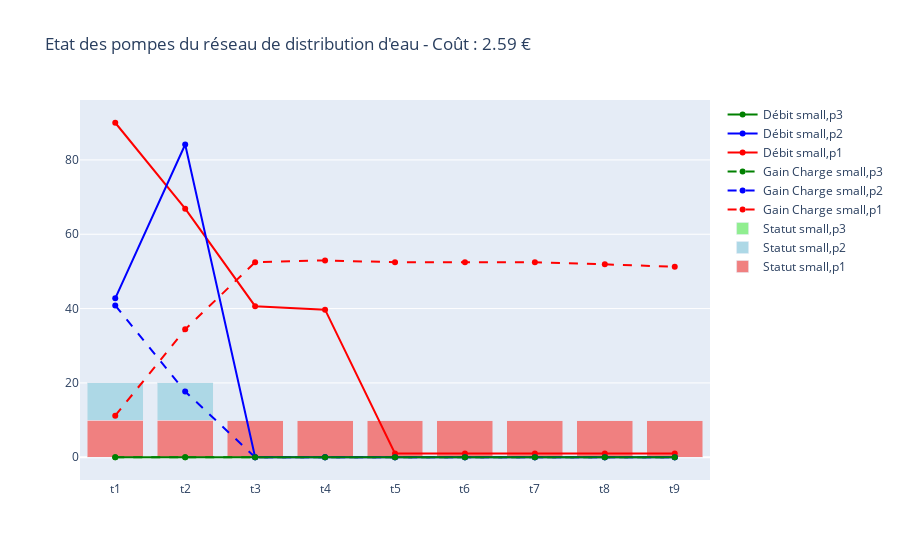

This figure's notebook cell:
### Code cell
color_map   =   {
    'p1'    :   'red',
    'p2'    :   'blue',
    'p3'    :   'green'
}
color_map_light   =   {
    'p1'    :   'lightcoral',
    'p2'    :   'lightblue',
    'p3'    :   'lightgreen'
}
fig = go.Figure()
for c in States.index.get_level_values(0).unique():
    for d in States.index.get_level_values(1).unique():
        fig.add_trace(
            go.Bar(
                x               =   States.loc[c,d].index,
                y               =   10*States.loc[c,d].iloc[:,0],
                marker_color    =   color_map_light[d],
                name            =   f"Statut {c},{d}"
            )
        )
fig.update_layout(
    barmode="stack"
)
for c in Gpompe.index.get_level_values(0).unique():
    for d in Gpompe.index.get_level_values(1).unique():
        fig.add_trace(
            go.Scatter(
                x               =   Gpompe.loc[c,d].index,
                y               =   Gpompe.loc[c,d].iloc[:,0],
                marker_color    =   color_map[d],
                line_dash       =   'dash',
                name            =   f"Gain Charge {c},{d}"
            )
        )
for c in Qpompe.index.get_level_values(0).unique():
    for d in Qpompe.index.get_level_values(1).unique():
        fig.add_trace(
            go.Scatter(
                x               =   Qpompe.loc[c,d].index,
                y               =   Qpompe.loc[c,d].iloc[:,0],
                marker_color    =   color_map[d],
                name            =   f"Débit {c},{d}"
            )
        )
fig.update_layout(
    hovermode='x',
    title = f"Etat des pompes du réseau de distribution d'eau - Coût : {Z.iloc[0,0]} € "
    )
fig.show()

### Figure 1 — Plotly figure (JSON) as saved in the notebook; plotly's stock layout.template omitted (floating-point values rounded to 4 significant figures)
{"data": [{"marker": {"color": "lightcoral"}, "name": "Statut small,p1", "type": "bar", "x": ["t1", "t2", "t3", "t4", "t5", "t6", "t7", "t8", "t9"], "y": [10, 10, 10, 10, 10, 10, 10, 10, 10]}, {"marker": {"color": "lightblue"}, "name": "Statut small,p2", "type": "bar", "x": ["t1", "t2", "t3", "t4", "t5", "t6", "t7", "t8", "t9"], "y": [10, 10, 0, 0, 0, 0, 0, 0, 0]}, {"marker": {"color": "lightgreen"}, "name": "Statut small,p3", "type": "bar", "x": ["t1", "t2", "t3", "t4", "t5", "t6", "t7", "t8", "t9"], "y": [0, 0, 0, 0, 0, 0, 0, 0, 0]}, {"line": {"dash": "dash"}, "marker": {"color": "red"}, "name": "Gain Charge small,p1", "type": "scatter", "x": ["t1", "t2", "t3", "t4", "t5", "t6", "t7", "t8", "t9"], "y": [11.17, 34.41, 52.49, 52.97, 52.46, 52.46, 52.46, 51.9, 51.25]}, {"line": {"dash": "dash"}, "marker": {"color": "blue"}, "name": "Gain Charge small,p2", "type": "scatter", "x": ["t1", "t2", "t3", "t4", "t5", "t6", "t7", "t8", "t9"], "y": [40.84, 17.7, 0, 0, 0, 0, 0, 0, 0]}, {"line": {"dash": "dash"}, "marker": {"color": "green"}, "name": "Gain Charge small,p3", "type": "scatter", "x": ["t1", "t2", "t3", "t4", "t5", "t6", "t7", "t8", "t9"], "y": [0, 0, 0, 0, 0, 0, 0, 0, 0]}, {"marker": {"color": "red"}, "name": "Débit small,p1", "type": "scatter", "x": ["t1", "t2", "t3", "t4", "t5", "t6", "t7", "t8", "t9"], "y": [90, 66.89, 40.65, 39.71, 1, 1, 1, 1, 1]}, {"marker": {"color": "blue"}, "name": "Débit small,p2", "type": "scatter", "x": ["t1", "t2", "t3", "t4", "t5", "t6", "t7", "t8", "t9"], "y": [42.76, 84.15, 0, 0, 0, 0, 0, 0, 0]}, {"marker": {"color": "green"}, "name": "Débit small,p3", "type": "scatter", "x": ["t1", "t2", "t3", "t4", "t5", "t6", "t7", "t8", "t9"], "y": [0, 0, 0, 0, 0, 0, 0, 0, 0]}], "layout": {"barmode": "stack", "hovermode": "x", "title": {"text": "Etat des pompes du réseau de distribution d'eau - Coût : 2.59 € "}}}
